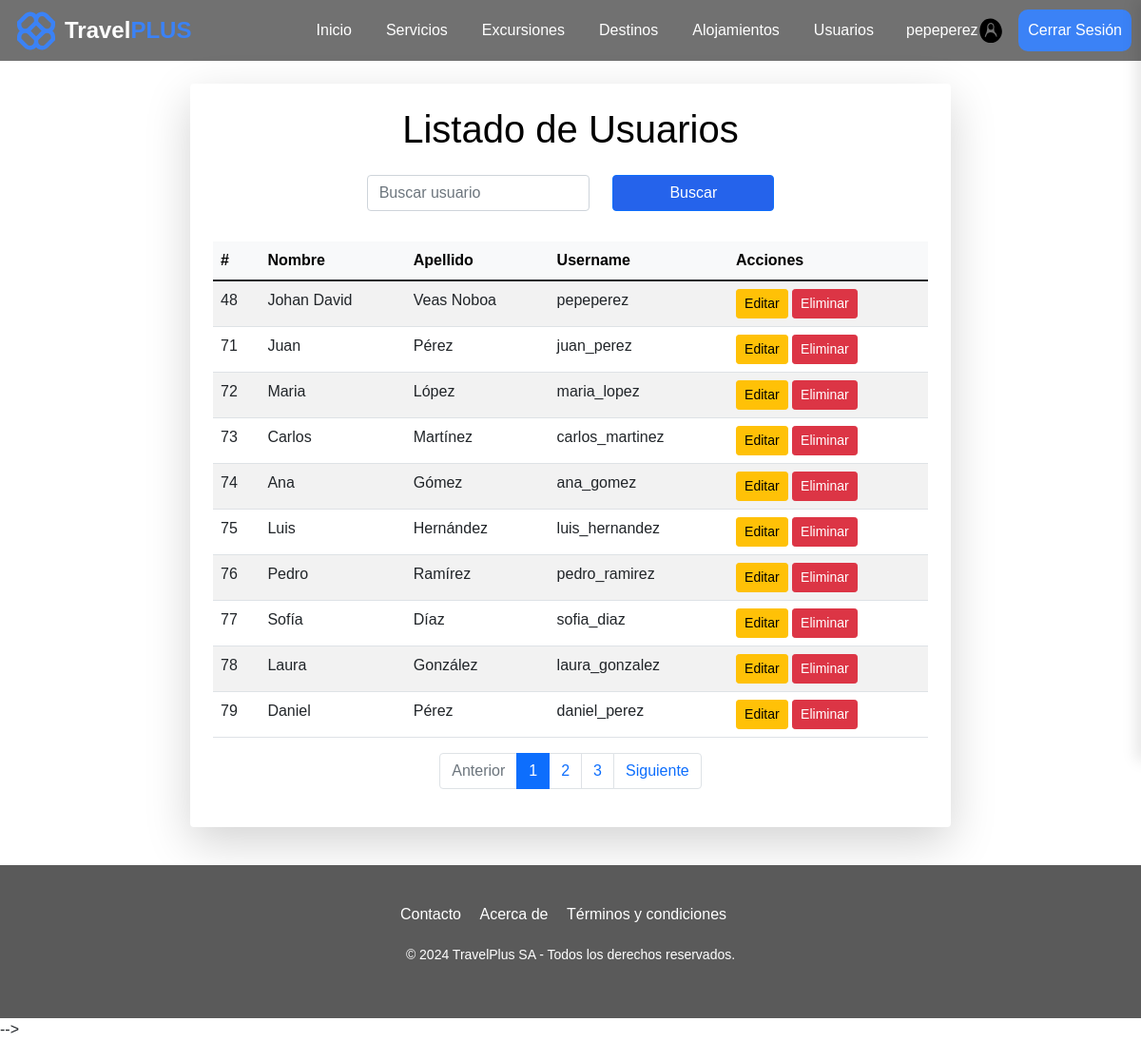
The app's page /index.php?app=user&index (signed in) with its own data.
### tables this page shows
CREATE TABLE `user` (
  `id` int(11) NOT NULL,
  `rol_id` int(11) NOT NULL,
  `name` varchar(60) NOT NULL,
  `lastName` varchar(60) NOT NULL,
  `username` varchar(30) NOT NULL,
  `password` varchar(255) NOT NULL,
  `create_at` timestamp NOT NULL DEFAULT current_timestamp(),
  `update_at` timestamp NOT NULL DEFAULT current_timestamp()
);

### controller/UserController.php (called while the page is built, shortened)
<?php
require_once './model/dao/UserDao.php';
class UserController
{
    private $model;
    public function __construct()
    {
        $this->model = new UserDAO();
    }
    public function index()
    {
        $page = isset($_GET['page']) ? (int)$_GET['page'] : 1;
        $limit = isset($_GET['limit']) ? (int)$_GET['limit'] : 10;
        $totalUsers = $this->model->getTotalUsers();
        $totalPages = ceil($totalUsers / $limit);
        if ($page > $totalPages) {
            header('Location: index.php?app=user&action=index&page=' . $totalPages);
        } else {
            $offset = ($page - 1) * $limit;
            $users = $this->model->getAllUsers($limit, $offset);
        }
        require_once './view/user/user.list.php';
    }
}

### index.php (called while the page is built, shortened)
<?php
    $function = (!empty($_REQUEST['action'])) ? htmlentities($_REQUEST['action']) : DEFAULT_METHOD;
    $app = new $controller;
    $app->$function();
?>

### config/Connection.php (called while the page is built)
<?php
class Connection
{
    public static function getConnection()
    {
        $connection = null;
        try {
            $connection = new PDO(
                'mysql:host=localhost;dbname='. DB_NAME,
                DB_USERNAME,
                DB_PASSWORD
            );
            $connection->exec("SET NAMES 'utf8mb4'");
            $connection->setAttribute(
                PDO::ATTR_ERRMODE,
                PDO::ERRMODE_EXCEPTION
            );
        } catch (Exception $e) {
            echo "Error: " . $e->getMessage();
            die("error " . $e->getMessage());
        }
        return $connection;
    }
}
?>

### model/dao/UserDao.php (called while the page is built, shortened)
<?php
require_once './config/Connection.php';
class UserDAO
{
    private $conn;
    public function __construct()
    {
        $this->conn = Connection::getConnection();
    }
    public function getAllUsers($limit, $offset)
    {
        $sql = "SELECT * FROM user LIMIT :limit OFFSET :offset";
        try {
            $stmt = $this->conn->prepare($sql);
            $stmt->bindParam(':limit', $limit, PDO::PARAM_INT);
            $stmt->bindParam(':offset', $offset, PDO::PARAM_INT);
            $stmt->execute();
            return $stmt->fetchAll(PDO::FETCH_ASSOC);
        } catch (PDOException $err) {
            echo "Error: " . $err->getMessage();
            return [];
        }
    }
    public function getTotalUsers()
    {
        $sql = "SELECT COUNT(*) FROM user";
        try {
            $stmt = $this->conn->prepare($sql);
            $stmt->execute();
            return $stmt->fetchColumn();
        } catch (PDOException $err) {
            echo "Error: " . $err->getMessage();
            return 0;
        }
    }
}

### view/user/user.list.php (the view, shortened to what this page needs)
<div class="d-flex justify-content-center align-items-center">
    <section class="container mt-4 p-4 shadow-lg rounded">
        <header class="mb-4 text-center">
            <h1>Listado de Usuarios</h1>
        </header>
        <div class="row mb-4 justify-content-center">
            <div class="col-12 col-md-4 mb-2">
                <input type="text" class="form-control" id="busqueda" placeholder="Buscar usuario" aria-label="Buscar usuario">
            </div>
            <div class="col-12 col-md-3 d-flex justify-content-center align-items-center mb-2">
                <button class="btn btn-primary w-100" id="btn_buscar" aria-label="Buscar usuario">Buscar</button>
            </div>
        </div>
        <table class="mx-auto table table-striped table-hover">
            <thead class="table-light">
                <tr>
                    <th>#</th>
                    <th>Nombre</th>
                    <th>Apellido</th>
                    <th>Username</th>
                    <th>Acciones</th>
                </tr>
            </thead>
            <tbody>
                <?php foreach ($users as $user): ?>
                    <tr>
                        <td><?php echo $user['id']; ?></td>
                        <td><?php echo $user['name']; ?></td>
                        <td><?php echo $user['lastName']; ?></td>
                        <td><?php echo $user['username']; ?></td>
                        <td>
                            <a href="edit.php?id=<?php echo $user['id']; ?>" class="btn btn-warning btn-sm">Editar</a>
                            <a href="delete.php?id=<?php echo $user['id']; ?>" class="btn btn-danger btn-sm">Eliminar</a>
                        </td>
                    </tr>
                <?php endforeach; ?>
            </tbody>
        </table>
        <nav>
            <ul class="pagination justify-content-center">
                <li class="page-item <?php echo ($page <= 1) ? 'disabled' : ''; ?>">
                    <a class="page-link" href="index.php?app=user&action=index&page=<?php echo ($page - 1); ?>">Anterior</a>
                </li>
                <?php for ($i = 1; $i <= $totalPages; $i++): ?>
                    <li class="page-item <?php echo ($i == $page) ? 'active' : ''; ?>">
                        <a class="page-link" href="index.php?app=user&action=index&page=<?php echo $i; ?>"><?php echo $i; ?></a>
                    </li>
                <?php endfor; ?>
                <li class="page-item <?php echo ($page >= $totalPages) ? 'disabled' : ''; ?>">
                    <a class="page-link" href="index.php?app=user&action=index&page=<?php echo ($page + 1); ?>">Siguiente</a>
                </li>
            </ul>
        </nav>
    </section>
</div>

### assets/css/style.css (style rules this page uses)
:root { --color-primary: #3B82F6; --color-secondary: #6366F1; --color-tertiary: #F87171; --color-success: #10B981; --color-warning: #F59E0B; --color-dark: #111827; --color-light: #F9FAFB; --color-gray: #878787; --color-gray-light: #D1D5DB; --color-gray-dark: #4B5563; --color-white: #fff; }
* { margin: 0; padding: 0; box-sizing: border-box; }
body { font-family: Arial, sans-serif; min-height: 100vh; display: flex; flex-direction: column; margin: 0; }

### assets/css/contacto.css (style rules this page uses)
h1, h2 { color: black; }

### assets/css/nosotros.css (style rules this page uses)
:root { --primary-color: #004d99; --secondary-color: #e6f2ff; --accent-color: #ff6b6b; --text-color: #333; --light-bg: #f8f9fa; }

### assets/css/excursion_new.css (style rules this page uses)
:root { --primary: #2563eb; --error: #dc2626; --gray: #64748b; }
.container { max-width: 800px; margin: auto; background: white; padding: 2rem; border-radius: 8px; box-shadow: 0 2px 4px rgba(0, 0, 0, 0.1); }
input, select, textarea { padding: 0.5rem; border: 1px solid #e2e8f0; border-radius: 4px; }
button { padding: 0.5rem 1rem; border: none; border-radius: 4px; cursor: pointer; }
.btn-primary { background: var(--primary); color: white; }

### records on screen
user: id "48", name "Johan David", lastName "Veas Noboa", username "pepeperez"
user: id "71", name "Juan", lastName "Pérez", username "juan_perez"
user: id "72", name "Maria", lastName "López", username "maria_lopez"
user: id "73", name "Carlos", lastName "Martínez", username "carlos_martinez"
user: id "74", name "Ana", lastName "Gómez", username "ana_gomez"
user: id "75", name "Luis", lastName "Hernández", username "luis_hernandez"
user: id "76", name "Pedro", lastName "Ramírez", username "pedro_ramirez"
user: id "77", name "Sofía", lastName "Díaz", username "sofia_diaz"
user: id "78", name "Laura", lastName "González", username "laura_gonzalez"
user: id "79", name "Daniel", lastName "Pérez", username "daniel_perez"

### other values on screen
$_SESSION['username'] "pepeperez"
